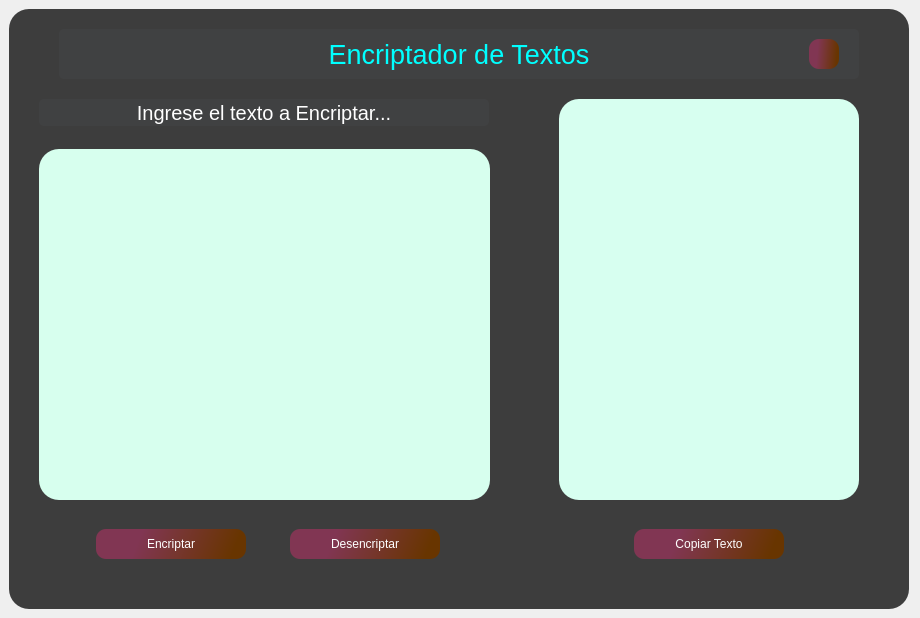
<?xml version="1.0" encoding="UTF-8"?>
<ui version="4.0">
 <class>MainWindow</class>
 <widget class="QMainWindow" name="MainWindow">
  <property name="geometry">
   <rect>
    <x>0</x>
    <y>0</y>
    <width>920</width>
    <height>618</height>
   </rect>
  </property>
  <property name="minimumSize">
   <size>
    <width>920</width>
    <height>618</height>
   </size>
  </property>
  <property name="maximumSize">
   <size>
    <width>1098</width>
    <height>618</height>
   </size>
  </property>
  <property name="windowTitle">
   <string>MainWindow</string>
  </property>
  <widget class="QWidget" name="centralwidget">
   <layout class="QVBoxLayout" name="verticalLayout">
    <item>
     <widget class="QFrame" name="frame">
      <property name="minimumSize">
       <size>
        <width>900</width>
        <height>600</height>
       </size>
      </property>
      <property name="maximumSize">
       <size>
        <width>900</width>
        <height>600</height>
       </size>
      </property>
      <property name="sizeIncrement">
       <size>
        <width>0</width>
        <height>0</height>
       </size>
      </property>
      <property name="styleSheet">
       <string notr="true">QFrame{
background-color: rgb(61, 61, 61);
border-radius: 20px;
}

QLabel{
font: 900 9pt &quot;System&quot;;
color: rgb(0, 255, 255);
border-radius: 5px;
background-color: rgb(64, 65, 66);
}</string>
      </property>
      <property name="frameShape">
       <enum>QFrame::StyledPanel</enum>
      </property>
      <property name="frameShadow">
       <enum>QFrame::Raised</enum>
      </property>
      <widget class="QLabel" name="label">
       <property name="geometry">
        <rect>
         <x>50</x>
         <y>20</y>
         <width>800</width>
         <height>50</height>
        </rect>
       </property>
       <property name="minimumSize">
        <size>
         <width>800</width>
         <height>50</height>
        </size>
       </property>
       <property name="maximumSize">
        <size>
         <width>800</width>
         <height>50</height>
        </size>
       </property>
       <property name="styleSheet">
        <string notr="true">font: 20pt;</string>
       </property>
       <property name="text">
        <string>Encriptador de Textos</string>
       </property>
       <property name="alignment">
        <set>Qt::AlignCenter</set>
       </property>
      </widget>
      <widget class="QFrame" name="frame_2">
       <property name="geometry">
        <rect>
         <x>10</x>
         <y>80</y>
         <width>490</width>
         <height>500</height>
        </rect>
       </property>
       <property name="minimumSize">
        <size>
         <width>490</width>
         <height>500</height>
        </size>
       </property>
       <property name="maximumSize">
        <size>
         <width>490</width>
         <height>500</height>
        </size>
       </property>
       <property name="frameShape">
        <enum>QFrame::StyledPanel</enum>
       </property>
       <property name="frameShadow">
        <enum>QFrame::Raised</enum>
       </property>
       <widget class="QLabel" name="label_2">
        <property name="geometry">
         <rect>
          <x>20</x>
          <y>10</y>
          <width>450</width>
          <height>27</height>
         </rect>
        </property>
        <property name="minimumSize">
         <size>
          <width>450</width>
          <height>0</height>
         </size>
        </property>
        <property name="maximumSize">
         <size>
          <width>450</width>
          <height>16777215</height>
         </size>
        </property>
        <property name="styleSheet">
         <string notr="true">font: 15pt;
color: white;</string>
        </property>
        <property name="text">
         <string>Ingrese el texto a Encriptar...</string>
        </property>
        <property name="alignment">
         <set>Qt::AlignCenter</set>
        </property>
       </widget>
       <widget class="QPlainTextEdit" name="textEncriptar">
        <property name="geometry">
         <rect>
          <x>20</x>
          <y>60</y>
          <width>451</width>
          <height>351</height>
         </rect>
        </property>
        <property name="styleSheet">
         <string notr="true">background-color: rgb(215, 255, 238);
font: 13pt &quot;SansSerif&quot;;
padding: 20px;</string>
        </property>
        <property name="placeholderText">
         <string/>
        </property>
       </widget>
       <widget class="QFrame" name="frame_4">
        <property name="geometry">
         <rect>
          <x>30</x>
          <y>420</y>
          <width>440</width>
          <height>70</height>
         </rect>
        </property>
        <property name="minimumSize">
         <size>
          <width>440</width>
          <height>70</height>
         </size>
        </property>
        <property name="maximumSize">
         <size>
          <width>440</width>
          <height>70</height>
         </size>
        </property>
        <property name="styleSheet">
         <string notr="true">QPushButton{
border-radius: 10px;
background-color: qlineargradient(spread:pad, x1:0.238545, y1:0.562, x2:1, y2:0.625, stop:0.0391061 rgba(129, 54, 83, 255), stop:0.903409 rgba(104, 53, 0, 255));
color: white;
}

QPushButton:hover{
background-color: qlineargradient(spread:pad, x1:0.176045, y1:0.556, x2:1, y2:0.625, stop:0.0391061 rgba(147, 129, 160, 255), stop:0.903409 rgba(104, 53, 0, 255));
transform: scale(1,1);
}</string>
        </property>
        <property name="frameShape">
         <enum>QFrame::StyledPanel</enum>
        </property>
        <property name="frameShadow">
         <enum>QFrame::Raised</enum>
        </property>
        <layout class="QHBoxLayout" name="horizontalLayout">
         <item>
          <widget class="QPushButton" name="encriptar">
           <property name="minimumSize">
            <size>
             <width>150</width>
             <height>30</height>
            </size>
           </property>
           <property name="maximumSize">
            <size>
             <width>150</width>
             <height>30</height>
            </size>
           </property>
           <property name="cursor">
            <cursorShape>PointingHandCursor</cursorShape>
           </property>
           <property name="styleSheet">
            <string notr="true"/>
           </property>
           <property name="text">
            <string>Encriptar</string>
           </property>
           <property name="icon">
            <iconset>
             <normaloff>block.png</normaloff>block.png</iconset>
           </property>
           <property name="iconSize">
            <size>
             <width>20</width>
             <height>18</height>
            </size>
           </property>
          </widget>
         </item>
         <item>
          <widget class="QPushButton" name="desencriptar">
           <property name="minimumSize">
            <size>
             <width>150</width>
             <height>30</height>
            </size>
           </property>
           <property name="maximumSize">
            <size>
             <width>150</width>
             <height>30</height>
            </size>
           </property>
           <property name="cursor">
            <cursorShape>PointingHandCursor</cursorShape>
           </property>
           <property name="styleSheet">
            <string notr="true"/>
           </property>
           <property name="text">
            <string>Desencriptar</string>
           </property>
           <property name="icon">
            <iconset>
             <normaloff>desblock.png</normaloff>desblock.png</iconset>
           </property>
           <property name="iconSize">
            <size>
             <width>20</width>
             <height>20</height>
            </size>
           </property>
          </widget>
         </item>
        </layout>
       </widget>
      </widget>
      <widget class="QFrame" name="frame_3">
       <property name="geometry">
        <rect>
         <x>520</x>
         <y>80</y>
         <width>350</width>
         <height>500</height>
        </rect>
       </property>
       <property name="minimumSize">
        <size>
         <width>350</width>
         <height>500</height>
        </size>
       </property>
       <property name="maximumSize">
        <size>
         <width>350</width>
         <height>500</height>
        </size>
       </property>
       <property name="frameShape">
        <enum>QFrame::StyledPanel</enum>
       </property>
       <property name="frameShadow">
        <enum>QFrame::Raised</enum>
       </property>
       <widget class="QTextBrowser" name="textDesencriptar">
        <property name="geometry">
         <rect>
          <x>30</x>
          <y>10</y>
          <width>300</width>
          <height>401</height>
         </rect>
        </property>
        <property name="styleSheet">
         <string notr="true">background-color: rgb(215, 255, 240);
font: 13pt &quot;SansSerif&quot;;
text-align: center;
padding: 20px;</string>
        </property>
        <property name="placeholderText">
         <string/>
        </property>
       </widget>
       <widget class="QFrame" name="frame_5">
        <property name="geometry">
         <rect>
          <x>20</x>
          <y>430</y>
          <width>320</width>
          <height>50</height>
         </rect>
        </property>
        <property name="minimumSize">
         <size>
          <width>320</width>
          <height>50</height>
         </size>
        </property>
        <property name="styleSheet">
         <string notr="true">QPushButton{
border-radius: 10px;
background-color: qlineargradient(spread:pad, x1:0.238545, y1:0.562, x2:1, y2:0.625, stop:0.0391061 rgba(129, 54, 83, 255), stop:0.903409 rgba(104, 53, 0, 255));
color: white;
}

QPushButton:hover{
background-color: qlineargradient(spread:pad, x1:0.176045, y1:0.556, x2:1, y2:0.625, stop:0.0391061 rgba(147, 129, 160, 255), stop:0.903409 rgba(104, 53, 0, 255));
transform: scale(1,1);
}</string>
        </property>
        <property name="frameShape">
         <enum>QFrame::StyledPanel</enum>
        </property>
        <property name="frameShadow">
         <enum>QFrame::Raised</enum>
        </property>
        <layout class="QHBoxLayout" name="horizontalLayout_2">
         <item>
          <widget class="QPushButton" name="copiaText">
           <property name="minimumSize">
            <size>
             <width>150</width>
             <height>30</height>
            </size>
           </property>
           <property name="maximumSize">
            <size>
             <width>150</width>
             <height>30</height>
            </size>
           </property>
           <property name="cursor">
            <cursorShape>PointingHandCursor</cursorShape>
           </property>
           <property name="styleSheet">
            <string notr="true">border-radius: 10px;
background-color: qlineargradient(spread:pad, x1:0.238545, y1:0.562, x2:1, y2:0.625, stop:0.0391061 rgba(129, 54, 83, 255), stop:0.903409 rgba(104, 53, 0, 255));
color: white;</string>
           </property>
           <property name="text">
            <string>Copiar Texto</string>
           </property>
           <property name="icon">
            <iconset>
             <normaloff>copy.png</normaloff>copy.png</iconset>
           </property>
           <property name="iconSize">
            <size>
             <width>20</width>
             <height>18</height>
            </size>
           </property>
          </widget>
         </item>
        </layout>
       </widget>
      </widget>
      <widget class="QPushButton" name="btnClose">
       <property name="geometry">
        <rect>
         <x>800</x>
         <y>30</y>
         <width>30</width>
         <height>30</height>
        </rect>
       </property>
       <property name="minimumSize">
        <size>
         <width>30</width>
         <height>30</height>
        </size>
       </property>
       <property name="maximumSize">
        <size>
         <width>30</width>
         <height>30</height>
        </size>
       </property>
       <property name="cursor">
        <cursorShape>PointingHandCursor</cursorShape>
       </property>
       <property name="styleSheet">
        <string notr="true">border-radius: 10px;
background-color: qlineargradient(spread:pad, x1:0.238545, y1:0.562, x2:1, y2:0.625, stop:0.0391061 rgba(129, 54, 83, 255), stop:0.903409 rgba(104, 53, 0, 255));
color: white;</string>
       </property>
       <property name="text">
        <string/>
       </property>
       <property name="icon">
        <iconset>
         <normaloff>close.png</normaloff>close.png</iconset>
       </property>
       <property name="iconSize">
        <size>
         <width>20</width>
         <height>18</height>
        </size>
       </property>
      </widget>
     </widget>
    </item>
   </layout>
  </widget>
 </widget>
 <resources/>
 <connections/>
</ui>
